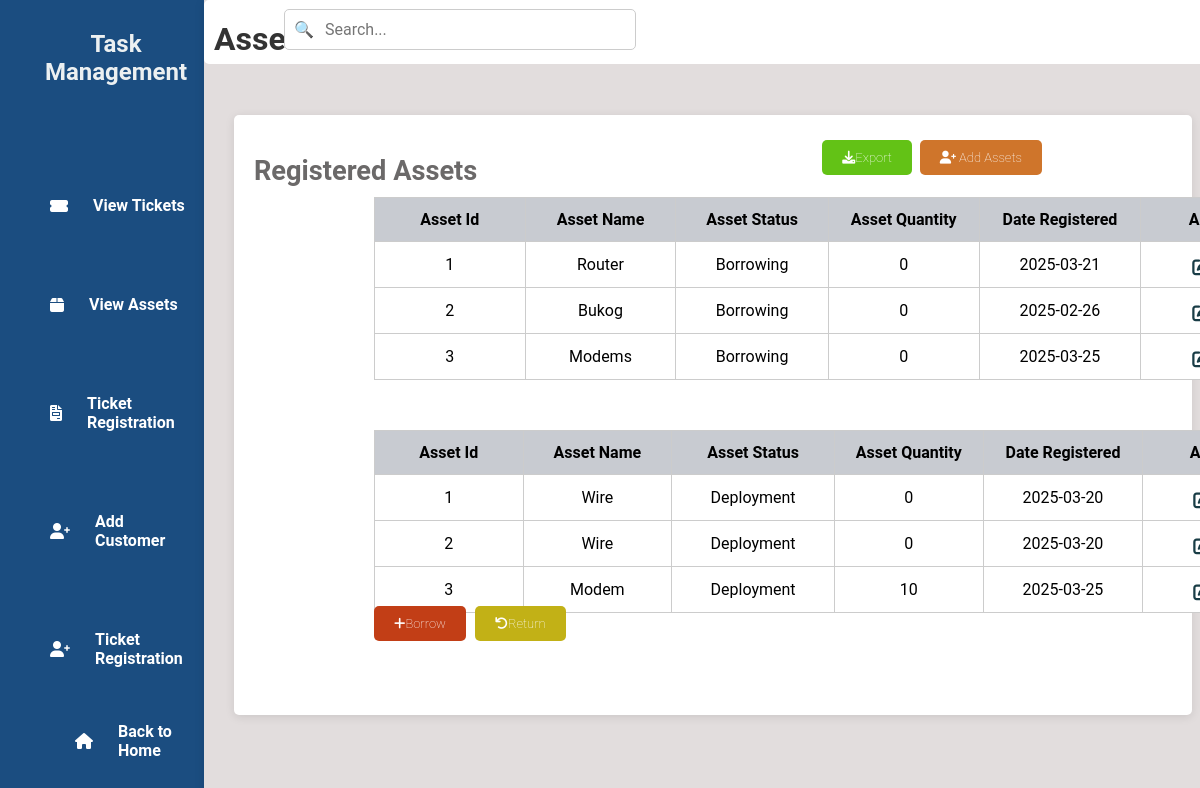
The page /assetsT.php on the database its author committed.
### tables this page shows
CREATE TABLE `tbl_borrow_assets` (
  `a_id` int(50) NOT NULL,
  `a_name` varchar(200) NOT NULL,
  `a_status` varchar(200) NOT NULL,
  `a_date` date NOT NULL,
  `a_quantity` int(50) NOT NULL
);

CREATE TABLE `tbl_deployment_assets` (
  `a_id` int(50) NOT NULL,
  `a_name` varchar(200) NOT NULL,
  `a_status` varchar(200) NOT NULL,
  `a_date` date NOT NULL,
  `a_quantity` int(50) NOT NULL
);

### assetsT.php (the view, shortened to what this page needs)
<?php
include 'db.php';
if ($conn) {
    $sqlBorrowed = "SELECT a_id, a_name, a_status, a_quantity, a_date FROM tbl_borrow_assets";
    $resultBorrowed = $conn->query($sqlBorrowed);
    $sqlDeployment = "SELECT a_id, a_name, a_status, a_quantity, a_date FROM tbl_deployment_assets";
    $resultDeployment = $conn->query($sqlDeployment);
} else {
    echo "Database connection failed.";
    exit();
}
?>
<!DOCTYPE html>
<html lang="en">
<head>
    <link rel="stylesheet" href="assetT.css">
    <link rel="stylesheet" href="https://cdnjs.cloudflare.com/ajax/libs/font-awesome/6.0.0-beta3/css/all.min.css">
</head>
<body>
<div class="wrapper">
    <div class="sidebar">
        <h2>Task Management</h2>
        <ul>
            <li><a href="staffD.php"><i class="fas fa-ticket-alt"></i> View Tickets</a></li>
            <li><a href="view_service_record.php"><i class="fas fa-box"></i> View Assets</a></li>
            <li><a href="createTickets.php"><i class="fas fa-file-invoice"></i> Ticket Registration</a></li>
            <li><a href="addC.php"><i class="fas fa-user-plus"></i> Add Customer</a></li>
            <li><a href="createTickets.php"><i class="fas fa-user-plus"></i> Ticket Registration</a></li>
        </ul>
        <footer>
            <a href="index.php" class="back-home"><i class="fas fa-home"></i> Back to Home</a>
        </footer>
    </div>
    <div class="container">
        <div class="upper">
            <h1>Assets Info</h1>
        </div>
        <div class="search-container">
            <input type="text" class="search-bar" placeholder="Search...">
            <span class="search-icon">🔍</span>
        </div>
        <div class="table-box">
            <div class="borrow">
            <a href="registerAssets.php" class="add-btn"><i class="fas fa-user-plus"></i> Add Assets</a>
            <a href="createTickets.php" class="export-btn"><i class="fas fa-download"></i>Export</a>
            <table>
            <h2>Registered Assets</h2>
            <table>
                <thead>
                    <tr>
                        <th>Asset Id</th>
                        <th>Asset Name</th>
                        <th>Asset Status</th>
                        <th>Asset Quantity</th>
                        <th>Date Registered</th>
                        <th>Actions</th>
                    </tr>
                </thead>
                <tbody>
                    <?php
                    if ($resultBorrowed && $resultBorrowed->num_rows > 0) {
                        while ($row = $resultBorrowed->fetch_assoc()) {
                            echo "<tr>
                                    <td>{$row['a_id']}</td>
                                    <td>{$row['a_name']}</td>
                                    <td>{$row['a_status']}</td>
                                    <td>{$row['a_quantity']}</td>
                                    <td>{$row['a_date']}</td>
                                    <td>
                                        <a href='editC.php?id={$row['a_id']}'><i class='fas fa-edit'></i></a>
                                        <a href='deleteC.php?id={$row['a_id']}'><i class='fas fa-trash'></i></a>
                                    </td>
                                  </tr>";
                        }
                    } else {
                        echo "<tr><td colspan='5'>No borrowed assets found.</td></tr>";
                    }
                    ?>
                </tbody>
            </table>
            </div>
            <div class="deploy">
            <table>
                <thead>
                    <tr>
                        <th>Asset Id</th>
                        <th>Asset Name</th>
                        <th>Asset Status</th>
                        <th>Asset Quantity</th>
                        <th>Date Registered</th>
                        <th>Actions</th>
                    </tr>
                </thead>
                <tbody>
                    <?php
                    if ($resultDeployment && $resultDeployment->num_rows > 0) {
                        while ($row = $resultDeployment->fetch_assoc()) {
                            echo "<tr>
                                    <td>{$row['a_id']}</td>
                                    <td>{$row['a_name']}</td>
                                    <td>{$row['a_status']}</td>
                                    <td>{$row['a_quantity']}</td>
                                    <td>{$row['a_date']}</td>
                                    <td>
                                        <a href='editC.php?id={$row['a_id']}'><i class='fas fa-edit'></i></a>
                                        <a href='deleteC.php?id={$row['a_id']}'><i class='fas fa-trash'></i></a>
                                    </td>
                                  </tr>";
                        }
                    } else {
                        echo "<tr><td colspan='5'>No deployment assets found.</td></tr>";
                    }
                    ?>
                </tbody>
            </table>
            <a href="borrowA.php" class="borrow-btn"><i class="fas fa-plus"></i>Borrow</a>
            <a href="createTickets.php" class="return-btn"><i class="fas fa-undo"></i>Return</a>
            </div>
            </div>
    </div>
</div>
</body>
</html>

### assetT.css (style rules this page uses)
* { margin: 0; padding: 0; font-family: 'Roboto', sans-serif; }
body { min-height: 100vh; display: flex; align-items: center; background-color: #2d3250; }
.container { width: 85%; margin-left: 17%; padding: 20px; background-color: #e2dddd; box-shadow: 0 2px 10px rgba(0, 0, 0, 0.1); height: 100vh; position: fixed; }
.table-box { margin-top: -50px; width: 90%; padding: 20px; margin-right: 10px; margin-left: 10px; border-radius: 5px; background-color: #ffffff; box-shadow: 0 2px 10px rgba(0, 0, 0, 0.1); height: 70vh; position: relative; }
table { width: 100%; border-collapse: collapse; }
thead th { background-color: #c8cbd1; position: sticky; top: 0; z-index: 10; }
.table-box h2 { text-align: left; margin-top: 20px; font-size: 1.7rem; color: #6b6969; }
.container .upper { border-radius: 5px; margin-top: -20px; margin-left: -20px; width: 100%; height: 8vh; background-color: #ffffff; }
.upper h1 { padding-top: 20px; padding-left: 10px; text-align: left; color: #333; }
.wrapper { display: flex; height: 100vh; }
.sidebar { width: 16%; background-color: #1b4d80; padding: 20px; border-right: 1px solid #ccc; height: 100vh; position: fixed; }
.sidebar h2 { margin-top: 10px; text-align: center; color: #ecf0f1; }
.sidebar ul { list-style-type: none; padding: 0; margin-top: 100px; margin-left: 15px; margin-bottom: 30px; }
.sidebar li { margin: 60px 0; }
.sidebar a { display: flex; align-items: center; text-decoration: none; color: #ffffff; padding: 10px 15px; transition: background-color 0.3s; }
footer a { margin-bottom: 50px; }
.sidebar a i { margin-right: 25px; }
.back-home { position: absolute; bottom: 20px; left: 60px; color: #ecf0f1; text-decoration: none; display: flex; align-items: center; }
table { width: 100%; margin-right: 10px; margin-left: 120px; border-collapse: collapse; margin-top: 10px; max-height: 90%; overflow-y: auto; display: block; }
th, td { border: 1px solid #ccc; padding: 12px; text-align: center; }
tr { border-bottom: 1px solid #ddd; }
td { padding: 10px; }
tr:nth-child(even) { background-color: #ffffff; }
tr:nth-child(odd) { background-color: #ffffff; }
th:nth-child(1), td:nth-child(1) { width: 10%; }
th:nth-child(2), td:nth-child(2) { width: 10%; }
th:nth-child(3), td:nth-child(3) { width: 10%; }
th:nth-child(4), td:nth-child(4) { width: 10%; }
th:nth-child(5), td:nth-child(5) { width: 10%; }
th:nth-child(6), td:nth-child(6) { width: 10%; }
td a { text-decoration: none; color: #4CAF50; margin-right: 10px; }
th { background-color: #c8cbd1; color: rgb(0, 0, 0); }
a { display: inline-block; margin-top: 15px; text-decoration: none; color: #4CAF50; font-weight: bold; }
.add-btn { display: inline-block; background-color: #cf752b; color: white; padding: 10px 20px; border-radius: 5px; text-decoration: none; font-size: 13px; font-weight: lighter; transition: 0.3s; position: absolute; right: 150px; top: 10px; }
.export-btn { display: inline-block; background-color: #63c216; color: white; padding: 10px 20px; border-radius: 5px; text-decoration: none; font-size: 13px; font-weight: lighter; transition: 0.3s; position: absolute; right: 280px; top: 10px; }
.borrow-btn { background-color: #c23e16; color: white; padding: 10px 20px; border-radius: 5px; text-decoration: none; font-size: 13px; font-weight: lighter; transition: 0.3s; margin-left: 120px; margin-top: -100px; margin-bottom: 50px; }
.return-btn { background-color: #c2b116; color: white; padding: 10px 20px; border-radius: 5px; text-decoration: none; font-size: 13px; font-weight: lighter; transition: 0.3s; margin-left: 5px; margin-top: -100px; margin-bottom: 50px; }
.table-box table a { font-size: 18px; color: #193d46; display: inline-flex; align-items: center; margin-right: 5px; margin-left: 10px; transition: color 0.3s; text-align: center; margin-top: 5px; }
.table-box a i { justify-content: center; }
.search-container { position: relative; width: 300px; margin: 20px auto; top: -95px; }
.search-bar { width: 100%; padding: 10px 10px 10px 40px; border: 1px solid #ccc; border-radius: 5px; font-size: 16px; margin-left: -100%; margin-top: 20px; }
.search-icon { position: absolute; left: 10px; top: 65%; transform: translateY(-50%); color: #aaa; pointer-events: none; z-index: 1; margin-left: -100%; }
.borrow table { margin-bottom: 50px; margin-top: -20px; }
.deploy table { margin-top: 20px; }

### rows shown on the page
tbl_borrow_assets: a_id "1", a_name "Router", a_status "Borrowing", a_quantity "0", a_date "2025-03-21"
tbl_borrow_assets: a_id "2", a_name "Bukog", a_status "Borrowing", a_quantity "0", a_date "2025-02-26"
tbl_borrow_assets: a_id "3", a_name "Modems", a_status "Borrowing", a_quantity "0", a_date "2025-03-25"
tbl_deployment_assets: a_id "1", a_name "Wire", a_status "Deployment", a_quantity "0", a_date "2025-03-20"
tbl_deployment_assets: a_id "2", a_name "Wire", a_status "Deployment", a_quantity "0", a_date "2025-03-20"
tbl_deployment_assets: a_id "3", a_name "Modem", a_status "Deployment", a_quantity "10", a_date "2025-03-25"
